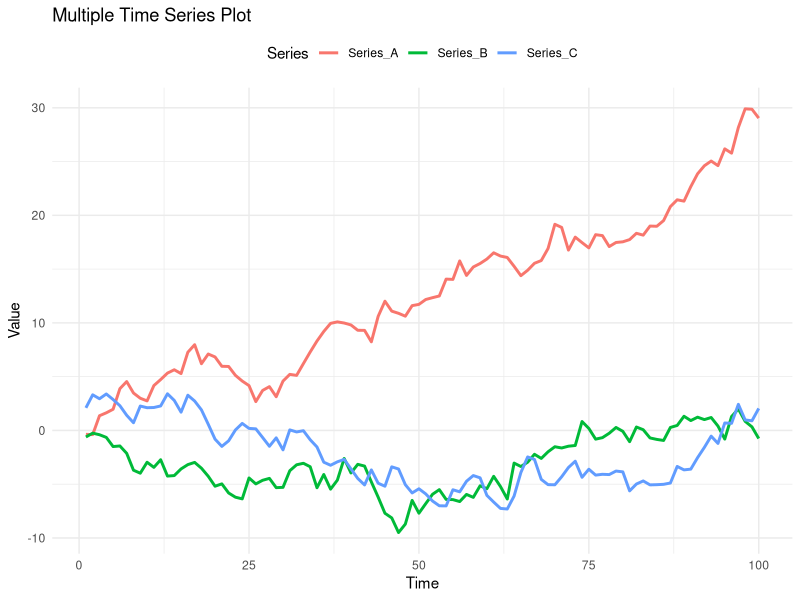

The R source for this figure:
# Load required packages
library(ggplot2)
library(dplyr)
library(tidyr)

# Create a sample dataset
set.seed(123)  # For reproducibility
time_series_data <- data.frame(
  Time = 1:100,
  Series_A = cumsum(rnorm(100, mean = 0.2, sd = 1)),
  Series_B = cumsum(rnorm(100, mean = 0.1, sd = 1)),
  Series_C = cumsum(rnorm(100, mean = -0.1, sd = 1))
)

# Convert data to long format for ggplot2
long_data <- time_series_data %>%
  pivot_longer(cols = -Time, names_to = "Series", values_to = "Value")

# Plot multiple time series
ggplot(long_data, aes(x = Time, y = Value, color = Series)) +
  geom_line(size = 1) +
  theme_minimal() +
  labs(title = "Multiple Time Series Plot",
       x = "Time",
       y = "Value",
       color = "Series") +
  theme(legend.position = "top")
